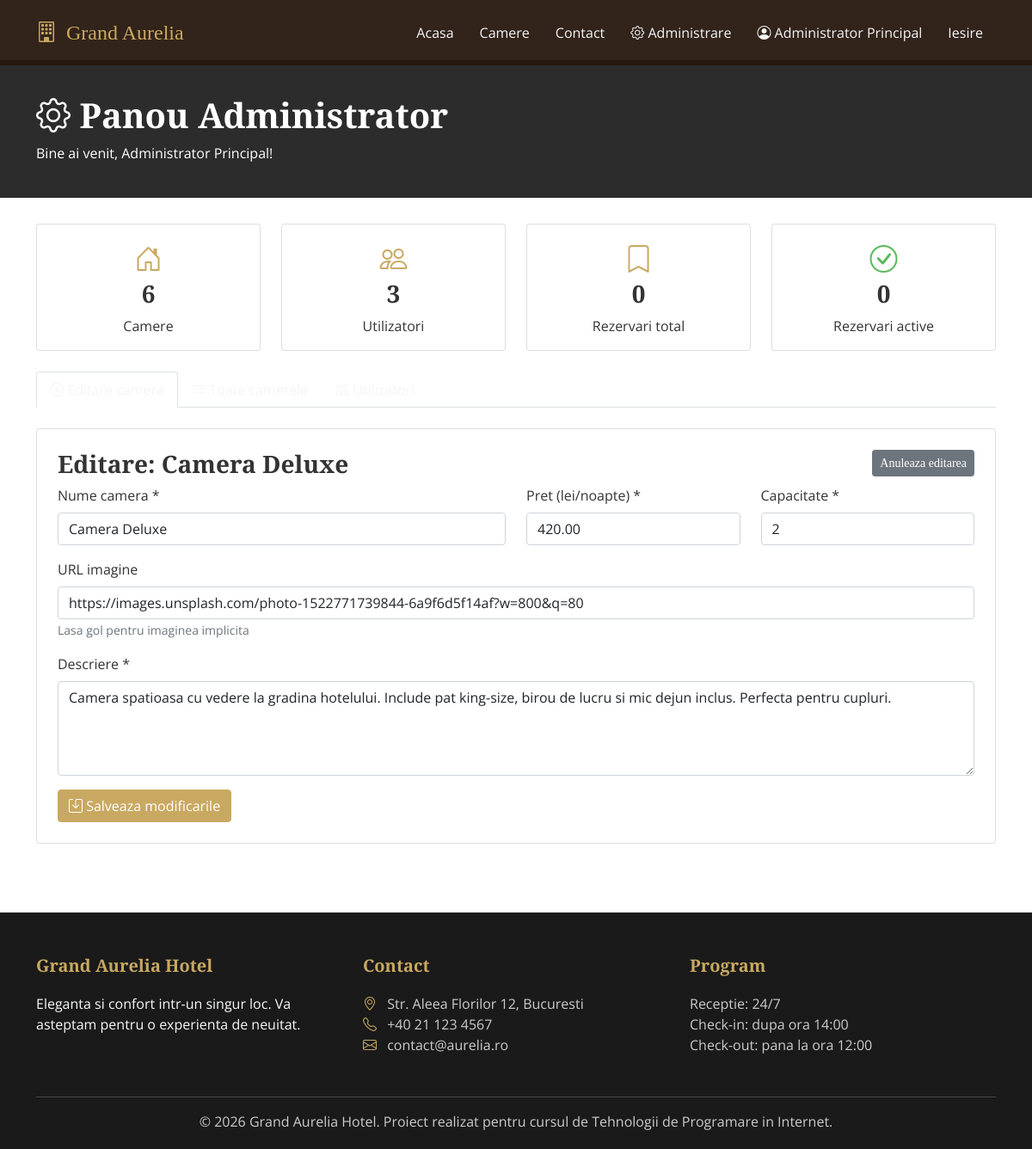
The app's page /admin.php?edit=2 (signed in) with its own data.
### tables this page shows
CREATE TABLE camere (
    id INT AUTO_INCREMENT PRIMARY KEY,
    nume VARCHAR(100) NOT NULL,
    descriere TEXT NOT NULL,
    pret DECIMAL(10, 2) NOT NULL,
    capacitate INT NOT NULL DEFAULT 2,
    imagine VARCHAR(255) DEFAULT 'img/camera-default.jpg',
    status ENUM('disponibila', 'curatenie') NOT NULL DEFAULT 'disponibila'
);

### admin.php (the view, shortened to what this page needs)
<?php
include 'includes/db.php';
$camera_de_editat = null;
if (isset($_GET['edit'])) {
    $id_edit = (int)$_GET['edit'];
    $sql = "SELECT * FROM camere WHERE id = ?";
    $stmt = mysqli_prepare($conexiune, $sql);
    mysqli_stmt_bind_param($stmt, "i", $id_edit);
    mysqli_stmt_execute($stmt);
    $rezultat_edit = mysqli_stmt_get_result($stmt);
    if (mysqli_num_rows($rezultat_edit) > 0) {
        $camera_de_editat = mysqli_fetch_assoc($rezultat_edit);
    }
}
$total_camere = mysqli_num_rows(mysqli_query($conexiune, "SELECT id FROM camere"));
$total_utilizatori = mysqli_num_rows(mysqli_query($conexiune, "SELECT id FROM utilizatori"));
$total_rezervari = mysqli_num_rows(mysqli_query($conexiune, "SELECT id FROM rezervari"));
$rezervari_active = mysqli_num_rows(mysqli_query($conexiune, "SELECT id FROM rezervari WHERE status NOT IN ('anulata', 'check_out')"));
include 'includes/header.php';
?>
<div class="dashboard-header">
    <div class="container">
        <h1><i class="bi bi-gear"></i> Panou Administrator</h1>
        <p class="mb-0">Bine ai venit, <?php echo htmlspecialchars($_SESSION['utilizator_nume']); ?>!</p>
    </div>
</div>
<div class="container">
    <div class="row mb-4">
        <div class="col-md-3">
            <div class="card p-3 text-center">
                <i class="bi bi-house-door" style="font-size: 2rem; color: #c9a961;"></i>
                <h3><?php echo $total_camere; ?></h3>
                <p class="mb-0">Camere</p>
            </div>
        </div>
        <div class="col-md-3">
            <div class="card p-3 text-center">
                <i class="bi bi-people" style="font-size: 2rem; color: #c9a961;"></i>
                <h3><?php echo $total_utilizatori; ?></h3>
                <p class="mb-0">Utilizatori</p>
            </div>
        </div>
        <div class="col-md-3">
            <div class="card p-3 text-center">
                <i class="bi bi-bookmark" style="font-size: 2rem; color: #c9a961;"></i>
                <h3><?php echo $total_rezervari; ?></h3>
                <p class="mb-0">Rezervari total</p>
            </div>
        </div>
        <div class="col-md-3">
            <div class="card p-3 text-center">
                <i class="bi bi-check-circle" style="font-size: 2rem; color: #5cb85c;"></i>
                <h3><?php echo $rezervari_active; ?></h3>
                <p class="mb-0">Rezervari active</p>
            </div>
        </div>
    </div>
    <ul class="nav nav-tabs mb-4">
        <li class="nav-item">
            <a class="nav-link active" data-bs-toggle="tab" href="#tab-adauga">
                <i class="bi bi-plus-circle"></i>
            </a>
        </li>
        <li class="nav-item">
            <a class="nav-link" data-bs-toggle="tab" href="#tab-camere">
                <i class="bi bi-list-ul"></i> Toate camerele
            </a>
        </li>
        <li class="nav-item">
            <a class="nav-link" data-bs-toggle="tab" href="#tab-utilizatori">
                <i class="bi bi-people"></i> Utilizatori
            </a>
        </li>
    </ul>
    <div class="tab-content">
        <div class="tab-pane fade show active" id="tab-adauga">
            <div class="card p-4">
                <h3>
                    <?php if ($camera_de_editat): ?>
                        Editare: <?php echo htmlspecialchars($camera_de_editat['nume']); ?>
                        <a href="admin.php" class="btn btn-sm btn-secondary float-end">Anuleaza editarea</a>
                    <?php else: ?>
                        Adauga camera noua
                    <?php endif; ?>
                </h3>
                <form method="POST" action="admin.php">
                    <div class="row">
                        <div class="col-md-6 mb-3">
                            <label for="nume" class="form-label">Nume camera *</label>
                            <input type="text" class="form-control" id="nume" name="nume" required
                                   value="<?php echo $camera_de_editat ? htmlspecialchars($camera_de_editat['nume']) : ''; ?>">
                        </div>
                        <div class="col-md-3 mb-3">
                            <label for="pret" class="form-label">Pret (lei/noapte) *</label>
                            <input type="number" step="0.01" class="form-control" id="pret" name="pret" required
                                   value="<?php echo $camera_de_editat ? $camera_de_editat['pret'] : ''; ?>">
                        </div>
                        <div class="col-md-3 mb-3">
                            <label for="capacitate" class="form-label">Capacitate *</label>
                            <input type="number" class="form-control" id="capacitate" name="capacitate" required
                                   value="<?php echo $camera_de_editat ? $camera_de_editat['capacitate'] : '2'; ?>">
                        </div>
                    </div>
                    <div class="mb-3">
                        <label for="imagine" class="form-label">URL imagine</label>
                        <input type="text" class="form-control" id="imagine" name="imagine"
                               placeholder="img/camera1.jpg sau link https://..."
                               value="<?php echo $camera_de_editat ? htmlspecialchars($camera_de_editat['imagine']) : ''; ?>">
                        <small class="text-muted">Lasa gol pentru imaginea implicita</small>
                    </div>
                    <div class="mb-3">
                        <label for="descriere" class="form-label">Descriere *</label>
                        <textarea class="form-control" id="descriere" name="descriere" rows="4" required><?php echo $camera_de_editat ? htmlspecialchars($camera_de_editat['descriere']) : ''; ?></textarea>
                    </div>
                    <button type="submit" class="btn btn-primary">
                        <?php if ($camera_de_editat): ?>
                            <i class="bi bi-save"></i> Salveaza modificarile
                        <?php else: ?>
                            <i class="bi bi-plus-circle"></i> Adauga camera
                        <?php endif; ?>
                    </button>
                </form>
            </div>
        </div>
    </div>
</div>
<?php include 'includes/footer.php'; ?>

### css/style.css (style rules this page uses)
body { font-family: 'Open Sans', sans-serif; color: #333; padding-top: 70px; }
h1, h2, h3, h4, h5 { font-family: 'Playfair Display', serif; font-weight: 700; }
.nav-link { color: #f5f5f5 !important; padding: 8px 15px !important; transition: color 0.3s; }
.btn-primary { background-color: #c9a961; border-color: #c9a961; }
.dashboard-header { background-color: #2c2c2c; color: white; padding: 40px 0; margin-bottom: 30px; }
.dashboard-header h1 { color: white; }

### records on screen
camere: nume "Camera Deluxe", pret "420.00", capacitate "2", imagine "https://images.unsplash.com/photo-1522771739844-6a9f6d5f14af?w=800&q=80", descriere "Camera spatioasa cu vedere la gradina hotelului. Include pat king-size, birou de lucru si mic dejun inclus. Perfecta pentru cupluri."

### other values on screen
$_SESSION['utilizator_nume'] "Administrator Principal"
$total_camere "6"
$total_utilizatori "3"
$total_rezervari "0"
$rezervari_active "0"
